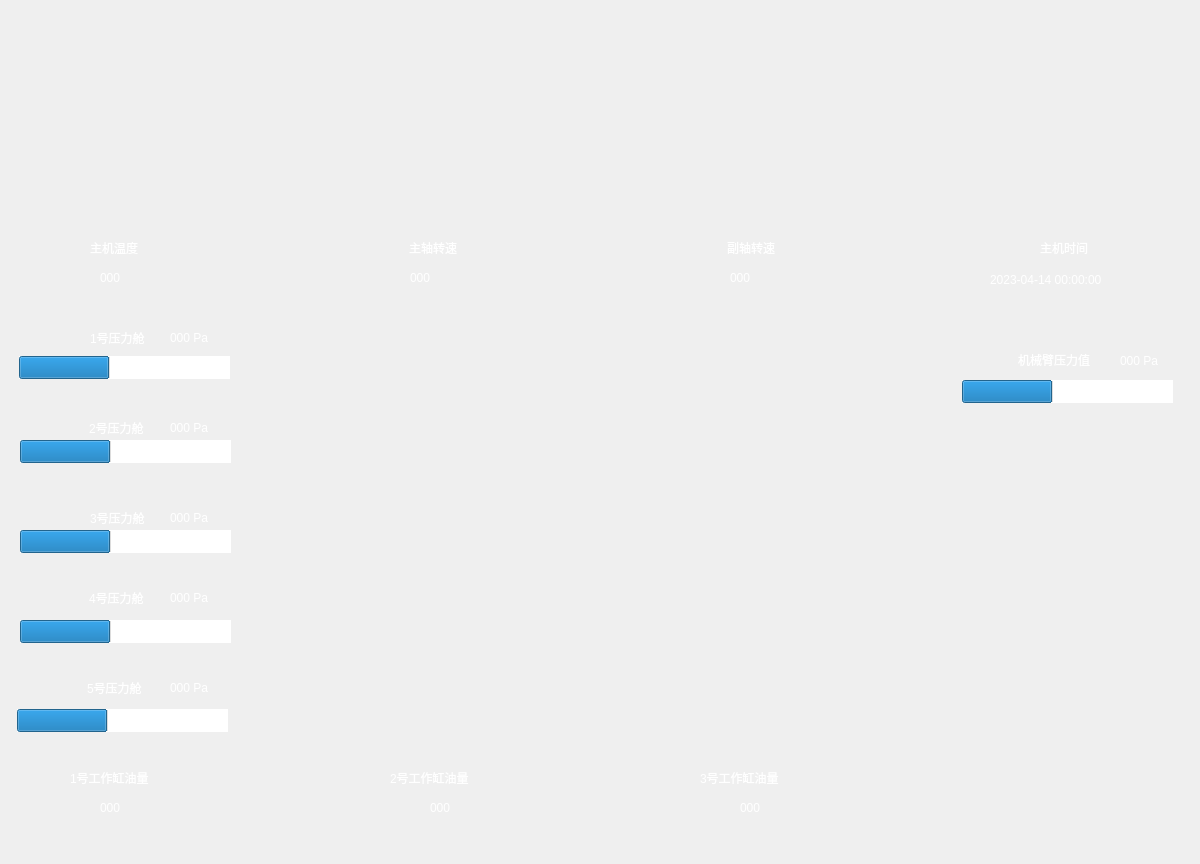
<?xml version="1.0" encoding="UTF-8"?>
<ui version="4.0">
 <class>MainWindow</class>
 <widget class="QMainWindow" name="MainWindow">
  <property name="geometry">
   <rect>
    <x>0</x>
    <y>0</y>
    <width>1200</width>
    <height>864</height>
   </rect>
  </property>
  <property name="windowTitle">
   <string>MainWindow</string>
  </property>
  <property name="styleSheet">
   <string notr="true">QProgressBar{
Border:0.1px solid gray;
background-color = rgb(74,75,83);
				}
QProgressBar:chunk{
	background-color = rgb(0,185,84);
}</string>
  </property>
  <widget class="QWidget" name="centralWidget">
   <widget class="QLabel" name="label_bg">
    <property name="geometry">
     <rect>
      <x>0</x>
      <y>0</y>
      <width>1200</width>
      <height>864</height>
     </rect>
    </property>
    <property name="text">
     <string/>
    </property>
    <property name="pixmap">
     <pixmap resource="res.qrc">:/res/bg3.png</pixmap>
    </property>
   </widget>
   <widget class="QLabel" name="label">
    <property name="geometry">
     <rect>
      <x>90</x>
      <y>240</y>
      <width>71</width>
      <height>16</height>
     </rect>
    </property>
    <property name="styleSheet">
     <string notr="true">font: 12pt &quot;黑体&quot;;
color: white;</string>
    </property>
    <property name="text">
     <string>主机温度</string>
    </property>
    <property name="textFormat">
     <enum>Qt::AutoText</enum>
    </property>
   </widget>
   <widget class="QLabel" name="label_2">
    <property name="geometry">
     <rect>
      <x>409</x>
      <y>240</y>
      <width>71</width>
      <height>16</height>
     </rect>
    </property>
    <property name="styleSheet">
     <string notr="true">font: 12pt &quot;黑体&quot;;
color: white;</string>
    </property>
    <property name="text">
     <string>主轴转速</string>
    </property>
    <property name="textFormat">
     <enum>Qt::AutoText</enum>
    </property>
   </widget>
   <widget class="QLabel" name="label_3">
    <property name="geometry">
     <rect>
      <x>727</x>
      <y>240</y>
      <width>71</width>
      <height>16</height>
     </rect>
    </property>
    <property name="styleSheet">
     <string notr="true">font: 12pt &quot;黑体&quot;;
color: white;</string>
    </property>
    <property name="text">
     <string>副轴转速</string>
    </property>
    <property name="textFormat">
     <enum>Qt::AutoText</enum>
    </property>
   </widget>
   <widget class="QLabel" name="labelx">
    <property name="geometry">
     <rect>
      <x>1040</x>
      <y>240</y>
      <width>71</width>
      <height>16</height>
     </rect>
    </property>
    <property name="styleSheet">
     <string notr="true">font: 12pt &quot;黑体&quot;;
color: white;</string>
    </property>
    <property name="text">
     <string>主机时间</string>
    </property>
    <property name="textFormat">
     <enum>Qt::AutoText</enum>
    </property>
   </widget>
   <widget class="QLabel" name="label_5">
    <property name="geometry">
     <rect>
      <x>90</x>
      <y>330</y>
      <width>71</width>
      <height>16</height>
     </rect>
    </property>
    <property name="styleSheet">
     <string notr="true">font: 12pt &quot;黑体&quot;;
color: white;</string>
    </property>
    <property name="text">
     <string>1号压力舱</string>
    </property>
    <property name="textFormat">
     <enum>Qt::AutoText</enum>
    </property>
   </widget>
   <widget class="QLabel" name="label_6">
    <property name="geometry">
     <rect>
      <x>89</x>
      <y>420</y>
      <width>71</width>
      <height>16</height>
     </rect>
    </property>
    <property name="styleSheet">
     <string notr="true">font: 12pt &quot;黑体&quot;;
color: white;</string>
    </property>
    <property name="text">
     <string>2号压力舱</string>
    </property>
    <property name="textFormat">
     <enum>Qt::AutoText</enum>
    </property>
   </widget>
   <widget class="QLabel" name="label_7">
    <property name="geometry">
     <rect>
      <x>90</x>
      <y>510</y>
      <width>71</width>
      <height>16</height>
     </rect>
    </property>
    <property name="styleSheet">
     <string notr="true">font: 12pt &quot;黑体&quot;;
color: white;</string>
    </property>
    <property name="text">
     <string>3号压力舱</string>
    </property>
    <property name="textFormat">
     <enum>Qt::AutoText</enum>
    </property>
   </widget>
   <widget class="QLabel" name="label_8">
    <property name="geometry">
     <rect>
      <x>89</x>
      <y>590</y>
      <width>71</width>
      <height>16</height>
     </rect>
    </property>
    <property name="styleSheet">
     <string notr="true">font: 12pt &quot;黑体&quot;;
color: white;</string>
    </property>
    <property name="text">
     <string>4号压力舱</string>
    </property>
    <property name="textFormat">
     <enum>Qt::AutoText</enum>
    </property>
   </widget>
   <widget class="QLabel" name="label_9">
    <property name="geometry">
     <rect>
      <x>87</x>
      <y>680</y>
      <width>71</width>
      <height>16</height>
     </rect>
    </property>
    <property name="styleSheet">
     <string notr="true">font: 12pt &quot;黑体&quot;;
color: white;</string>
    </property>
    <property name="text">
     <string>5号压力舱</string>
    </property>
    <property name="textFormat">
     <enum>Qt::AutoText</enum>
    </property>
   </widget>
   <widget class="QLabel" name="label_10">
    <property name="geometry">
     <rect>
      <x>70</x>
      <y>770</y>
      <width>111</width>
      <height>16</height>
     </rect>
    </property>
    <property name="styleSheet">
     <string notr="true">font: 12pt &quot;黑体&quot;;
color: white;</string>
    </property>
    <property name="text">
     <string>1号工作缸油量</string>
    </property>
    <property name="textFormat">
     <enum>Qt::AutoText</enum>
    </property>
   </widget>
   <widget class="QLabel" name="label_11">
    <property name="geometry">
     <rect>
      <x>390</x>
      <y>770</y>
      <width>111</width>
      <height>16</height>
     </rect>
    </property>
    <property name="styleSheet">
     <string notr="true">font: 12pt &quot;黑体&quot;;
color: white;</string>
    </property>
    <property name="text">
     <string>2号工作缸油量</string>
    </property>
    <property name="textFormat">
     <enum>Qt::AutoText</enum>
    </property>
   </widget>
   <widget class="QLabel" name="label_12">
    <property name="geometry">
     <rect>
      <x>700</x>
      <y>770</y>
      <width>111</width>
      <height>16</height>
     </rect>
    </property>
    <property name="styleSheet">
     <string notr="true">font: 12pt &quot;黑体&quot;;
color: white;</string>
    </property>
    <property name="text">
     <string>3号工作缸油量</string>
    </property>
    <property name="textFormat">
     <enum>Qt::AutoText</enum>
    </property>
   </widget>
   <widget class="QLabel" name="label_13">
    <property name="geometry">
     <rect>
      <x>1018</x>
      <y>350</y>
      <width>131</width>
      <height>20</height>
     </rect>
    </property>
    <property name="styleSheet">
     <string notr="true">font: 12pt &quot;黑体&quot;;
color: white;</string>
    </property>
    <property name="text">
     <string>机械臂压力值</string>
    </property>
    <property name="textFormat">
     <enum>Qt::AutoText</enum>
    </property>
   </widget>
   <widget class="QLabel" name="label_temp">
    <property name="geometry">
     <rect>
      <x>100</x>
      <y>270</y>
      <width>31</width>
      <height>16</height>
     </rect>
    </property>
    <property name="styleSheet">
     <string notr="true">font: 12pt &quot;黑体&quot;;
color: white;</string>
    </property>
    <property name="text">
     <string>000</string>
    </property>
    <property name="textFormat">
     <enum>Qt::AutoText</enum>
    </property>
   </widget>
   <widget class="QLabel" name="label_fuel1">
    <property name="geometry">
     <rect>
      <x>100</x>
      <y>800</y>
      <width>31</width>
      <height>16</height>
     </rect>
    </property>
    <property name="styleSheet">
     <string notr="true">font: 12pt &quot;黑体&quot;;
color: white;</string>
    </property>
    <property name="text">
     <string>000</string>
    </property>
    <property name="textFormat">
     <enum>Qt::AutoText</enum>
    </property>
   </widget>
   <widget class="QLabel" name="label_fuel2">
    <property name="geometry">
     <rect>
      <x>430</x>
      <y>800</y>
      <width>31</width>
      <height>16</height>
     </rect>
    </property>
    <property name="styleSheet">
     <string notr="true">font: 12pt &quot;黑体&quot;;
color: white;</string>
    </property>
    <property name="text">
     <string>000</string>
    </property>
    <property name="textFormat">
     <enum>Qt::AutoText</enum>
    </property>
   </widget>
   <widget class="QLabel" name="label_fuel3">
    <property name="geometry">
     <rect>
      <x>740</x>
      <y>800</y>
      <width>31</width>
      <height>16</height>
     </rect>
    </property>
    <property name="styleSheet">
     <string notr="true">font: 12pt &quot;黑体&quot;;
color: white;</string>
    </property>
    <property name="text">
     <string>000</string>
    </property>
    <property name="textFormat">
     <enum>Qt::AutoText</enum>
    </property>
   </widget>
   <widget class="QLabel" name="label_RPM_main">
    <property name="geometry">
     <rect>
      <x>410</x>
      <y>270</y>
      <width>31</width>
      <height>16</height>
     </rect>
    </property>
    <property name="styleSheet">
     <string notr="true">font: 12pt &quot;黑体&quot;;
color: white;</string>
    </property>
    <property name="text">
     <string>000</string>
    </property>
    <property name="textFormat">
     <enum>Qt::AutoText</enum>
    </property>
   </widget>
   <widget class="QLabel" name="label_RPM_sub">
    <property name="geometry">
     <rect>
      <x>730</x>
      <y>270</y>
      <width>31</width>
      <height>16</height>
     </rect>
    </property>
    <property name="styleSheet">
     <string notr="true">font: 12pt &quot;黑体&quot;;
color: white;</string>
    </property>
    <property name="text">
     <string>000</string>
    </property>
    <property name="textFormat">
     <enum>Qt::AutoText</enum>
    </property>
   </widget>
   <widget class="QLabel" name="label_tank1">
    <property name="geometry">
     <rect>
      <x>170</x>
      <y>330</y>
      <width>61</width>
      <height>16</height>
     </rect>
    </property>
    <property name="styleSheet">
     <string notr="true">font: 12pt &quot;黑体&quot;;
color: white;</string>
    </property>
    <property name="text">
     <string>000 Pa</string>
    </property>
    <property name="textFormat">
     <enum>Qt::AutoText</enum>
    </property>
   </widget>
   <widget class="QLabel" name="label_tank2">
    <property name="geometry">
     <rect>
      <x>170</x>
      <y>420</y>
      <width>61</width>
      <height>16</height>
     </rect>
    </property>
    <property name="styleSheet">
     <string notr="true">font: 12pt &quot;黑体&quot;;
color: white;</string>
    </property>
    <property name="text">
     <string>000 Pa</string>
    </property>
    <property name="textFormat">
     <enum>Qt::AutoText</enum>
    </property>
   </widget>
   <widget class="QLabel" name="label_tank3">
    <property name="geometry">
     <rect>
      <x>170</x>
      <y>510</y>
      <width>61</width>
      <height>16</height>
     </rect>
    </property>
    <property name="styleSheet">
     <string notr="true">font: 12pt &quot;黑体&quot;;
color: white;</string>
    </property>
    <property name="text">
     <string>000 Pa</string>
    </property>
    <property name="textFormat">
     <enum>Qt::AutoText</enum>
    </property>
   </widget>
   <widget class="QLabel" name="label_tank4">
    <property name="geometry">
     <rect>
      <x>170</x>
      <y>590</y>
      <width>61</width>
      <height>16</height>
     </rect>
    </property>
    <property name="styleSheet">
     <string notr="true">font: 12pt &quot;黑体&quot;;
color: white;</string>
    </property>
    <property name="text">
     <string>000 Pa</string>
    </property>
    <property name="textFormat">
     <enum>Qt::AutoText</enum>
    </property>
   </widget>
   <widget class="QLabel" name="label_tank5">
    <property name="geometry">
     <rect>
      <x>170</x>
      <y>680</y>
      <width>61</width>
      <height>16</height>
     </rect>
    </property>
    <property name="styleSheet">
     <string notr="true">font: 12pt &quot;黑体&quot;;
color: white;</string>
    </property>
    <property name="text">
     <string>000 Pa</string>
    </property>
    <property name="textFormat">
     <enum>Qt::AutoText</enum>
    </property>
   </widget>
   <widget class="QLabel" name="label_arm">
    <property name="geometry">
     <rect>
      <x>1120</x>
      <y>353</y>
      <width>61</width>
      <height>16</height>
     </rect>
    </property>
    <property name="styleSheet">
     <string notr="true">font: 12pt &quot;黑体&quot;;
color: white;</string>
    </property>
    <property name="text">
     <string>000 Pa</string>
    </property>
    <property name="textFormat">
     <enum>Qt::AutoText</enum>
    </property>
   </widget>
   <widget class="QProgressBar" name="progressBar_tank1">
    <property name="geometry">
     <rect>
      <x>19</x>
      <y>356</y>
      <width>211</width>
      <height>23</height>
     </rect>
    </property>
    <property name="minimum">
     <number>500</number>
    </property>
    <property name="maximum">
     <number>1200</number>
    </property>
    <property name="value">
     <number>800</number>
    </property>
    <property name="textVisible">
     <bool>false</bool>
    </property>
   </widget>
   <widget class="QProgressBar" name="progressBar_tank2">
    <property name="geometry">
     <rect>
      <x>20</x>
      <y>440</y>
      <width>211</width>
      <height>23</height>
     </rect>
    </property>
    <property name="minimum">
     <number>500</number>
    </property>
    <property name="maximum">
     <number>1200</number>
    </property>
    <property name="value">
     <number>800</number>
    </property>
    <property name="textVisible">
     <bool>false</bool>
    </property>
   </widget>
   <widget class="QProgressBar" name="progressBar_tank3">
    <property name="geometry">
     <rect>
      <x>20</x>
      <y>530</y>
      <width>211</width>
      <height>23</height>
     </rect>
    </property>
    <property name="minimum">
     <number>500</number>
    </property>
    <property name="maximum">
     <number>1200</number>
    </property>
    <property name="value">
     <number>800</number>
    </property>
    <property name="textVisible">
     <bool>false</bool>
    </property>
   </widget>
   <widget class="QProgressBar" name="progressBar_tank4">
    <property name="geometry">
     <rect>
      <x>20</x>
      <y>620</y>
      <width>211</width>
      <height>23</height>
     </rect>
    </property>
    <property name="minimum">
     <number>500</number>
    </property>
    <property name="maximum">
     <number>1200</number>
    </property>
    <property name="value">
     <number>800</number>
    </property>
    <property name="textVisible">
     <bool>false</bool>
    </property>
   </widget>
   <widget class="QProgressBar" name="progressBar_tank5">
    <property name="geometry">
     <rect>
      <x>17</x>
      <y>709</y>
      <width>211</width>
      <height>23</height>
     </rect>
    </property>
    <property name="minimum">
     <number>500</number>
    </property>
    <property name="maximum">
     <number>1200</number>
    </property>
    <property name="value">
     <number>800</number>
    </property>
    <property name="textVisible">
     <bool>false</bool>
    </property>
   </widget>
   <widget class="QProgressBar" name="progressBar_arm">
    <property name="geometry">
     <rect>
      <x>962</x>
      <y>380</y>
      <width>211</width>
      <height>23</height>
     </rect>
    </property>
    <property name="minimum">
     <number>500</number>
    </property>
    <property name="maximum">
     <number>1200</number>
    </property>
    <property name="value">
     <number>800</number>
    </property>
    <property name="textVisible">
     <bool>false</bool>
    </property>
   </widget>
   <widget class="QLabel" name="label_time">
    <property name="geometry">
     <rect>
      <x>990</x>
      <y>270</y>
      <width>171</width>
      <height>20</height>
     </rect>
    </property>
    <property name="styleSheet">
     <string notr="true">font: 12pt &quot;黑体&quot;;
color: white;</string>
    </property>
    <property name="text">
     <string>2023-04-14 00:00:00</string>
    </property>
    <property name="textFormat">
     <enum>Qt::AutoText</enum>
    </property>
   </widget>
  </widget>
 </widget>
 <layoutdefault spacing="6" margin="11"/>
 <resources>
  <include location="res.qrc"/>
 </resources>
 <connections/>
</ui>
